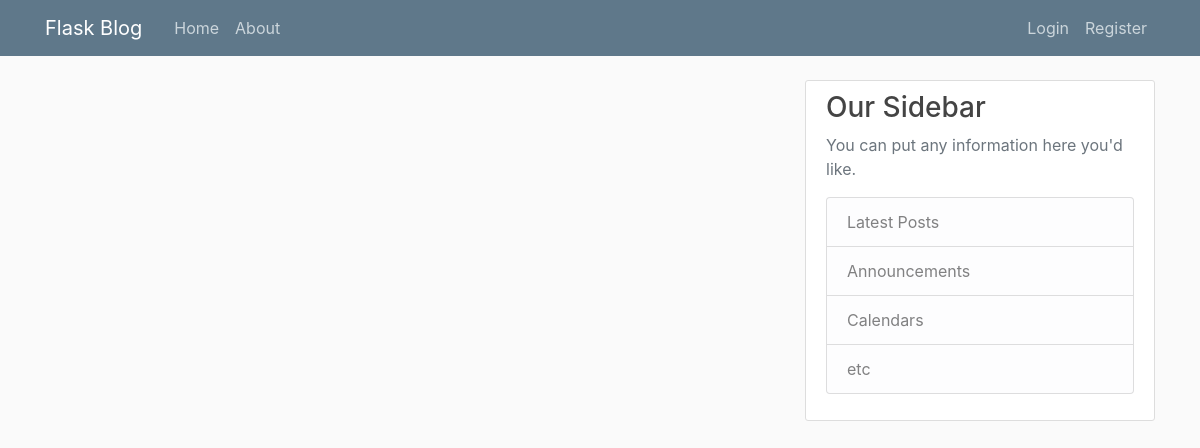
The app's page /home, older data.
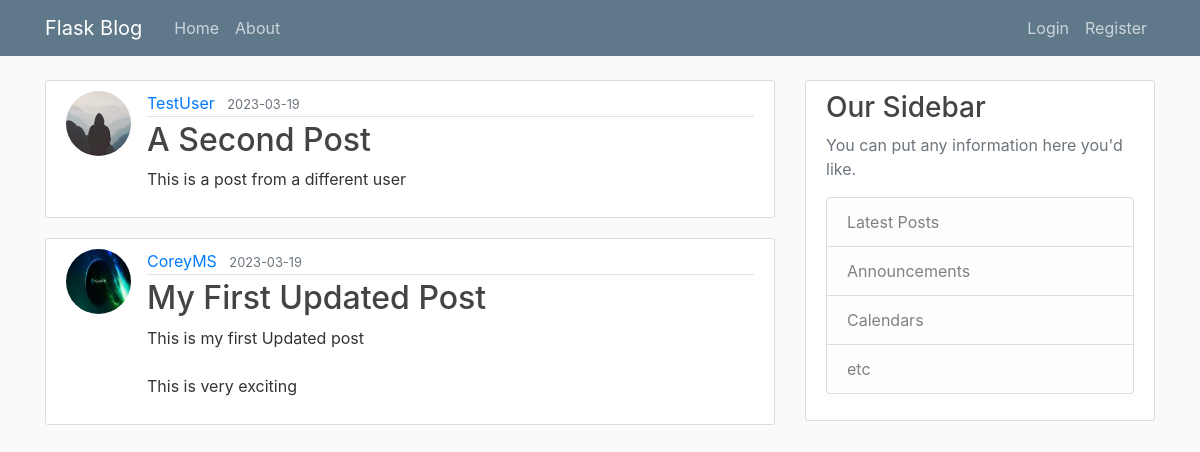
The same page, newer data.
### flaskblog/models.py (models this page shows, shortened)
class Post(db.Model):
    id = db.Column(db.Integer, primary_key=True)
    title = db.Column(db.String(100), nullable=False)
    date_posted = db.Column(db.DateTime, nullable=False, default=datetime.utcnow)
    content = db.Column(db.Text, nullable=False)
    user_id = db.Column(db.Integer, db.ForeignKey('user.id'), nullable=False)

class User(db.Model, UserMixin):
    id = db.Column(db.Integer, primary_key=True)
    username = db.Column(db.String(20), unique=True, nullable=False)
    email = db.Column(db.String(120), unique=True, nullable=False)
    image_file = db.Column(db.String(20), nullable=False, default="default.jpg")
    password = db.Column(db.String(60), nullable=False)
    posts = db.relationship('Post', backref='author', lazy=True)

### flaskblog/routes.py (the view)
@app.route("/")
@app.route("/home")
def home():
    page = request.args.get('page', 1, type=int)
    posts = Post.query.order_by(Post.date_posted.desc()).paginate(page=page, per_page=5 )
    return render_template("home.html", posts=posts)

### flaskblog/templates/home.html
{% extends "layout.html" %}
{% block content %}
    {% for post in posts %}
    <article class="media content-section">
        <img class="rounded-circle article-img" src="{{ url_for('static', filename='profile_pics/' + post.author.image_file) }}">
        <div class="media-body">
          <div class="article-metadata">
            <a class="mr-2" href="#">{{ post.author.username }}</a>
            <small class="text-muted">{{ post.date_posted.strftime('%Y-%m-%d') }}</small>
          </div>
          <h2><a class="article-title" href="{{ url_for('post', post_id=post.id) }}">{{ post.title }}</a></h2>
          <p class="article-content">{{ post.content }}</p>
        </div>
    </article>
    {% endfor %}
{% endblock content %}

Row changes from the older to the newer data that the page shows:
added Post: image_file (placeholder picture), author.username "TestUser", date_posted "2023-03-19", title "A Second Post", content "This is a post from a different user"
added Post: image_file (picture), author.username "CoreyMS", date_posted "2023-03-19", title "My First Updated Post", content "This is my first Updated post This is very exciting"
